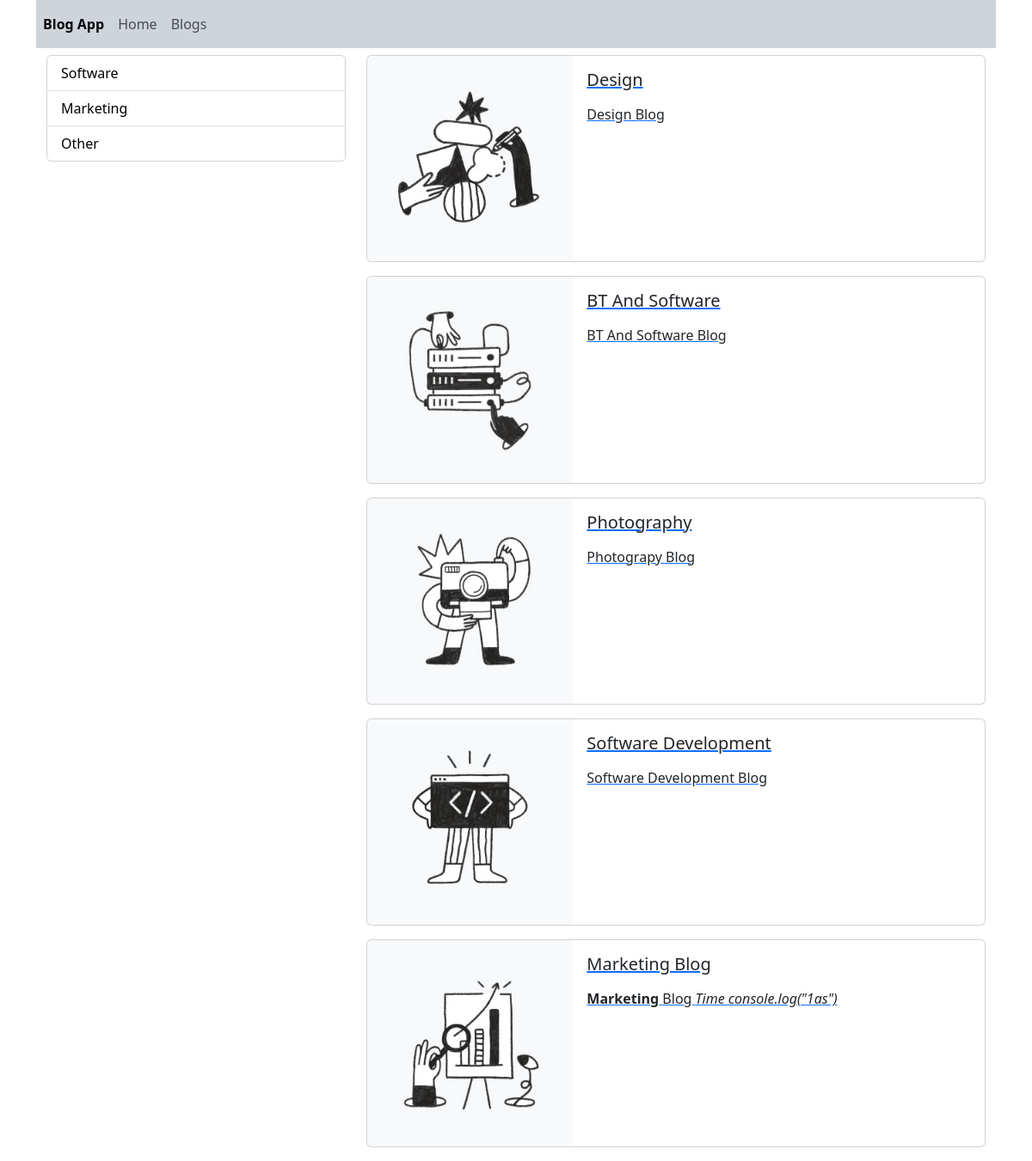
The page / on the database its author committed.
### blog/models.py (models this page shows, shortened)
class Category(models.Model):
    name = models.CharField(max_length=150)
    slug = models.SlugField(null=False,blank=True,db_index=True,unique=True)

class Blog(models.Model):
    title = models.CharField(max_length=50)
    img = models.ImageField(upload_to="blogs")#upload için düzenlendi
    description = RichTextField()
    slug = models.SlugField(null=False,blank=True,db_index=True,unique=True)
    category = models.ForeignKey(Category,default=1,on_delete=models.CASCADE)

### blog/views.py (the view)
# urls.py: path("",views.index ,name="home"),
def index(request):
    CONTEXT = {
        "title":"Index",
        "blogs":Blog.objects.all(),
        "categories":Category.objects.all()
    }
    return render(request,"blog/index.html",CONTEXT)

### blog/templates/blog/index.html
{% extends 'base.html' %} {% load static %} {% block content %}
<div class="row vh-100 mt-2">
  <div class="col-4">{% include "partials/_categories.html" %}</div>
  <div class="col-8">
    {% for blog in blogs %}
    {% include "blog/partials/_cardcontent.html" %}
    {% endfor %}
  </div>
</div>
{% endblock content %}

### templates/base.html (shortened to what this page needs)
{% load static %}
<!DOCTYPE html>
<html lang="en">
  <head>
    <link rel="stylesheet" href="{% static 'css/bootstrap.min.css' %}" />
  </head>
  <body>
    <div class="container">
      {% include 'partials/_navbar.html' %}
      <div class="container">{% block content %} {% endblock content %}</div>
    </div>
  </body>
</html>

### templates/partials/_navbar.html
<nav class="navbar navbar-expand bg-dark-subtle">
    <div class="nav navbar-nav">
        <a class="nav-item nav-link active" href="{% url 'home' %}"><strong>Blog App</strong>
        <a class="nav-item nav-link" href="/">Home</a>
        <a class="nav-item nav-link" href="{% url 'blogs' %}">Blogs</a>
    </div>
</nav>

### templates/partials/_categories.html
<div class="card">
  <ul class="list-group list-group-flush">
    {% for category in categories %} {% if category.slug == selected_slug %}
    <li class="list-group-item active">
      <a
        style="text-decoration: none; color: black"
        href="{% url 'filter_blog' category.slug %}"
      >
        {{category.name|title}}
      </a>
    </li>
    {% else %}
    <li class="list-group-item">
      <a
        style="text-decoration: none; color: black"
        href="{% url 'filter_blog' category.slug %}"
      >
        {{category.name|title}}
      </a>
    </li>
    {% endif %} {% endfor %}
  </ul>
</div>

### blog/templates/blog/partials/_cardcontent.html
{% load static %}
<a href="{% url 'blog_detail' blog.slug %}">
  <div class="card mb-3">
    <div class="row g-0">
      <div class="col-md-4">
        <img src="{{ blog.img.url }}" class="img-fluid rounded-start" />
      </div>
      <div class="col-md-8">
        <div class="card-body">
          <h5 class="card-title">{{ blog.title }}</h5>
          <p class="card-text">{{ blog.description|safe }}</p>
        </div>
      </div>
    </div>
  </div>
</a>

### rows shown on the page
Category: name "Software"
Category: name "Marketing"
Category: name "Other"
Blog: img (picture), title "Design", description "Design Blog"
Blog: img (picture), title "BT And Software", description "BT And Software Blog"
Blog: img (picture), title "Photography", description "Photograpy Blog"
Blog: img (picture), title "Software Development", description "Software Development Blog"
Blog: img (picture), title "Marketing Blog", description "Marketing Blog Time console.log(\"1as\")"
